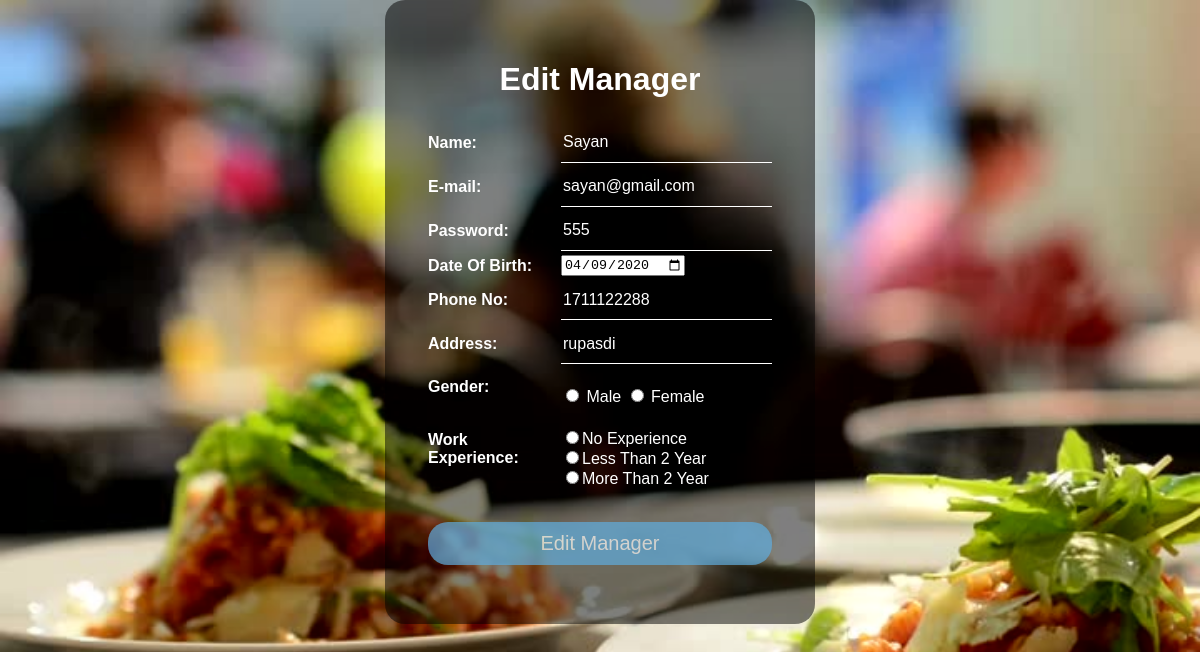
Screenshot of /manager/editmanagerform.php?id=1 with the database file from the repository.
### tables this page shows
CREATE TABLE `manager` (
  `id` int(20) NOT NULL,
  `name` varchar(20) NOT NULL,
  `email` varchar(30) NOT NULL,
  `password` varchar(20) NOT NULL,
  `date_of_birth` date NOT NULL,
  `phone_no` int(20) NOT NULL,
  `address` varchar(20) NOT NULL,
  `gender` varchar(20) NOT NULL,
  `work_experience` varchar(20) NOT NULL
);

### db/db_connect.php (called while the page is built, shortened)
<?php
	$serverName="localhost";
	$username="root";
	$password="";
	$db_name="restaurent";
	function get($query)
	{
		$data=array();
		global $serverName,$username,$password,$db_name;
		$conn=mysqli_connect($serverName,$username,$password,$db_name);
		$result=mysqli_query($conn,$query);
		if(mysqli_num_rows($result) > 0)
		{
			while($row=mysqli_fetch_assoc($result))
			{
				$entity=array();
				foreach($row as $k=>$v)
				{
					$entity[$k]=$row[$k];
				}
				$data[]=$entity;
			}
		}
		return $data;
	}
?>

### controllers/ManagerController.php (called while the page is built, shortened)
<?php
	require_once "../db/db_connect.php";
	function getManager($id)
	{
		$query="SELECT * FROM manager WHERE id=$id";
		$manager=get($query);
		return $manager[0];
	}
?>

### manager/editmanagerform.php (the view, shortened to what this page needs)
<html>
<head>
	<link rel="stylesheet" href="../css/managerStyle.css">
</head>
<body>
<?php
	require_once ('../controllers/ManagerController.php');
	$mid = $_GET["id"];
	$manager=getManager($mid);
?>
<div class="registrationBox">
<h1>Edit Manager</h1>
<form method="post" action="../controllers/ManagerController.php" enctype="multipart/form-data" class="form-horizontal form-material">
	<table>
		<tr>
			<td><p>Name:</p></td>
			<td><input type="text" name="name" value="<?php echo $manager["name"]?>" class="form-control"></td>
		</tr>
		<tr>
			<td><p>E-mail: </p></td>
			<td><input type="email" name="email" value="<?php echo $manager["email"]?>" class="form-control"></td>
		</tr>
		<tr>
			<td><p>Password:</p></td>
			<td> <input type="text" name="password" value="<?php echo $manager["password"]?>" class="form-control"></td>
		</tr>
		<tr>
			<td><p>Date Of Birth: </p></td>
			<td><input type="date" name="date_of_birth" value="<?php echo $manager["date_of_birth"]?>" class="form-control"></td>
		</tr>
		<tr>
			<td><p>Phone No: </p></td>
			<td><input type="text" name="phone_no" value="<?php echo $manager["phone_no"]?>" class="form-control"></td>
		</tr>
		<tr>
			<td><p>Address: </p></td>
			<td><input type="text" name="address" value="<?php echo $manager["address"]?>" class="form-control"></td>
		</tr>
		<tr>
			<td><p>Gender: </p></td>
			<td><br><input type="radio" name="gender" value="Male"> <span class="n">Male</span>
					<input type="radio" name="gender" value="Female"> <span class="n">Female</span></td>
		</tr>
		<tr>
			<td><p>Work Experience:</p></td>
			<td><br>
			<input type="radio" name="work_experience" value="No Experience"><span class="n">No Experience</span><br>
			<input type="radio" name="work_experience" value="Less Than 2 Year"><span class="n">Less Than 2 Year</span><br>
			<input type="radio" name="work_experience" value="More Than 2 Year"><span class="n">More Than 2 Year</span><br>
			</td>
		</tr>
		<tr>
			<td colspan="2" align="center">
			<input type="submit" class="btn btn-success" name="edit_manager" value="Edit Manager" class="form-control">
			</td>
		</tr>
	</table>
</form>
</div>
<body>
</html>

### css/managerStyle.css (style rules this page uses)
body { margin:0; padding:0; background:url("../storage/image/background.jpg"); background-size:cover; font-family:sans-serif; }
.registrationBox { max-width:350px; border-radius:20px; margin:auto; background:rgba(0,0,0,0.5); padding:40px; color:#fff; }
h1 { text-align:center; }
p { font-weight:bold; color:white; }
.n { color:white; }
.registrationBox input[type="submit"] { width:100%; box-sizing:border-box; padding:10px 0; border-radius:20px; margin-top:30px; outline:none; border:none; background:#60adde; opacity:0.7; font-size:20px; color:#fff; cursor:pointer; }
.registrationBox input[type="text"], .registrationBox input[type="password"], .registrationBox input[type="email"] { border:none; border-bottom:1px solid #fff; background:transparent; outline:none; height:40px; color:#fff; font-size:16px; }

### rows the page displays
manager: name "Sayan", email "sayan@gmail.com", password "555", date_of_birth "04/09/2020", phone_no "1711122288", address "rupasdi"
